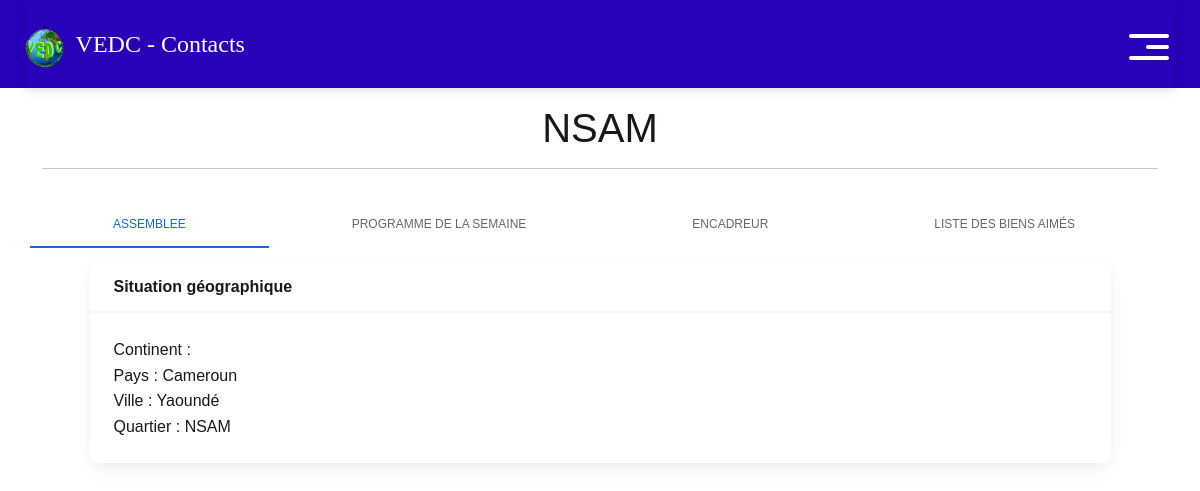
Screenshot of /assemblee_details/1 with the database file from the repository.
### main/models.py (models this page shows)
class Assemblee(models.Model):
    SRVT = 'Serviteur'
    PAST = 'Pasteur'
    DPT = 'Délégué Pastoral'
    DIACRE = 'Diacre'
    ENCADREUR_CHOICE = [
        (SRVT, 'Serviteur'),
        (PAST, 'Pasteur'),
        (DPT, 'Délégué Pastoral'),
        (DIACRE, 'Diacre'),
    ]
    Nom_assemblee = models.CharField(max_length=80)
    Encadreur = models.ForeignKey(User, related_name = 'Encandreur', on_delete=models.SET_NULL, blank = True, null =True)
    Type_encadreur = models.CharField(choices = ENCADREUR_CHOICE, max_length=50, default = SRVT)
    coordonnees_localisation = models.TextField(null = True, blank = True)
    pays = models.CharField( max_length=8)
    ville = models.CharField( max_length=50)
    Quartier = models.CharField(max_length=50, null = True, blank = True)
    def __str__(self):
        return self.Nom_assemblee

### main/views.py (the view)
# urls.py: path("assemblee_details/<assemblee_id>", views.assemblee_details, name="assemblee_details"),
def assemblee_details(request, assemblee_id):
    context = {}
    assemblee = Assemblee.objects.get(pk = assemblee_id)
    serviteur = User.objects.get(pk = assemblee.Encadreur.id)
    fidele = Personne.objects.filter(assemblee_id = assemblee_id )
    all_programme = Programme.objects.filter(assemble = assemblee)
    allnum_serviteur = Numero.objects.filter(utilisateur = serviteur)
    context['serviteur'] = serviteur
    context['assemblee'] = assemblee
    context['fidele'] = fidele
    context['all_programme'] = all_programme
    context['allnum_serviteur'] = allnum_serviteur
    return render(request,'assamble_details.html' , context)

### users/models.py (called while the page is built)
    def __str__(self):
        return '+' + str(self.code_du_pays) + ' ' + str(self.numero)

    def __str__(self):
        return str(self.user.last_name) + ' ' + str(self.user.first_name)

### templates/assamble_details.html (shortened to what this page needs)
{% extends 'base.html' %}
{% block content %}
<div class="container">
    <div class="row">
        <div class="col-12 my-3">
            <div class="text-center">
                <h1> {{assemblee}}</h1>
                <hr>
            </div>
        </div>
    </div>
</div>
<div class="container">
    <div class="row">
<ul class="nav nav-tabs nav-fill mb-3" id="ex1" role="tablist">
    <li class="nav-item" role="presentation">
      <a
        class="nav-link active"
        id="ex2-tab-1"
        data-mdb-toggle="tab"
        href="#ex2-tabs-1"
        role="tab"
        aria-controls="ex2-tabs-1"
        aria-selected="true"
        >assemblee</a
      >
    </li>
    <li class="nav-item" role="presentation">
      <a
        class="nav-link"
        id="ex2-tab-2"
        data-mdb-toggle="tab"
        href="#ex2-tabs-2"
        role="tab"
        aria-controls="ex2-tabs-2"
        aria-selected="false"
        >Programme de la semaine</a
      >
    </li>
    <li class="nav-item" role="presentation">
      <a
        class="nav-link"
        id="ex2-tab-3"
        data-mdb-toggle="tab"
        href="#ex2-tabs-3"
        role="tab"
        aria-controls="ex2-tabs-3"
        aria-selected="false"
        >Encadreur</a
      >
    </li>
    <li class="nav-item" role="presentation">
        <a
          class="nav-link"
          id="ex2-tab-4"
          data-mdb-toggle="tab"
          href="#ex2-tabs-4"
          role="tab"
          aria-controls="ex2-tabs-4"
          aria-selected="false"
          >Liste des Biens aimés</a
        >
      </li>
  </ul>
  <div class="tab-content" id="ex2-content">
    <div
      class="tab-pane fade show active"
      id="ex2-tabs-1"
      role="tabpanel"
      aria-labelledby="ex2-tab-1"
    >
        <div class="row justify-content-center">
            <div class="col-11">
                <div class="card">
                    <div class="card-header">
                        <strong> Situation géographique</strong>
                    </div>
                    <div class="card-body">
                        <div class="item">
                            <span class="title"> Continent : </span>
                        </div>
                        <div class="item">
                            <span class="title"> Pays : </span>
                            <span class="value"> {{assemblee.pays}} </span>
                        </div>
                        <div class="item">
                            <span class="title"> Ville : </span>
                            <span class="value"> {{assemblee.ville}} </span>
                        </div>
                        <div class="item">
                            <span class="title"> Quartier : </span>
                            <span class="value"> {{assemblee.Quartier}} </span>
                        </div>
                    </div>
                </div>
            </div>
        </div>
    </div>
  </div>
    </div>
</div>
{% endblock content %}

### static/css/style.css (style rules this page uses)
body { font-family: "Raleway", sans-serif; color: #1b161d; background-color: #ffffff; }
a, a:hover, a:focus { text-decoration: none; }

### templates/base.html (style rules this page uses)
body { font-family: "Raleway", sans-serif; color: #1b161d; background-color: #ffffff; }
a, a:hover, a:focus { text-decoration: none; }
* { font-family: arial; }

### rows the page displays
Assemblee: Nom_assemblee "NSAM", pays "Cameroun", ville "Yaoundé", Quartier "NSAM"
